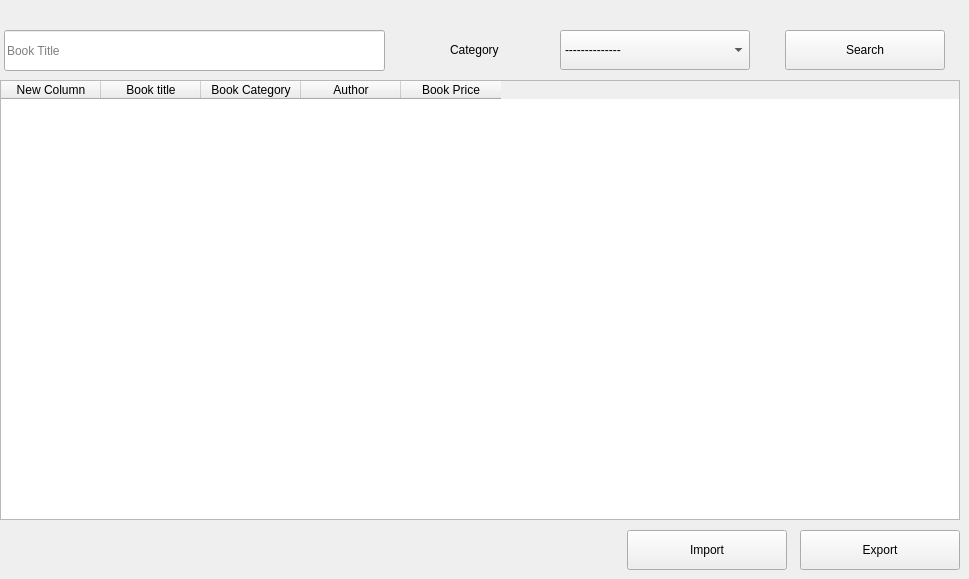
      <widget class="QWidget" name="tab_10">
       <attribute name="title">
        <string>Viwe All Book</string>
       </attribute>
       <widget class="QLineEdit" name="lineEdit_2">
        <property name="geometry">
         <rect>
          <x>4</x>
          <y>30</y>
          <width>381</width>
          <height>41</height>
         </rect>
        </property>
        <property name="placeholderText">
         <string>Book Title</string>
        </property>
       </widget>
       <widget class="QComboBox" name="comboBox_2">
        <property name="geometry">
         <rect>
          <x>560</x>
          <y>30</y>
          <width>190</width>
          <height>40</height>
         </rect>
        </property>
        <item>
         <property name="text">
          <string>--------------</string>
         </property>
        </item>
       </widget>
       <widget class="QPushButton" name="pushButton_9">
        <property name="geometry">
         <rect>
          <x>785</x>
          <y>30</y>
          <width>160</width>
          <height>40</height>
         </rect>
        </property>
        <property name="text">
         <string>Search</string>
        </property>
       </widget>
       <widget class="QLabel" name="label">
        <property name="geometry">
         <rect>
          <x>450</x>
          <y>30</y>
          <width>90</width>
          <height>40</height>
         </rect>
        </property>
        <property name="text">
         <string>Category</string>
        </property>
       </widget>
       <widget class="QTableWidget" name="tableWidget_2">
        <property name="geometry">
         <rect>
          <x>0</x>
          <y>80</y>
          <width>960</width>
          <height>440</height>
         </rect>
        </property>
        <column>
         <property name="text">
          <string>New Column</string>
         </property>
        </column>
        <column>
         <property name="text">
          <string>Book title</string>
         </property>
        </column>
        <column>
         <property name="text">
          <string>Book Category</string>
         </property>
        </column>
        <column>
         <property name="text">
          <string>Author</string>
         </property>
        </column>
        <column>
         <property name="text">
          <string>Book Price</string>
         </property>
        </column>
       </widget>
       <widget class="QPushButton" name="pushButton_36">
        <property name="geometry">
         <rect>
          <x>627</x>
          <y>530</y>
          <width>160</width>
          <height>40</height>
         </rect>
        </property>
        <property name="text">
         <string>Import</string>
        </property>
       </widget>
       <widget class="QPushButton" name="pushButton_37">
        <property name="geometry">
         <rect>
          <x>800</x>
          <y>530</y>
          <width>160</width>
          <height>40</height>
         </rect>
        </property>
        <property name="text">
         <string>Export</string>
        </property>
       </widget>
      </widget>
